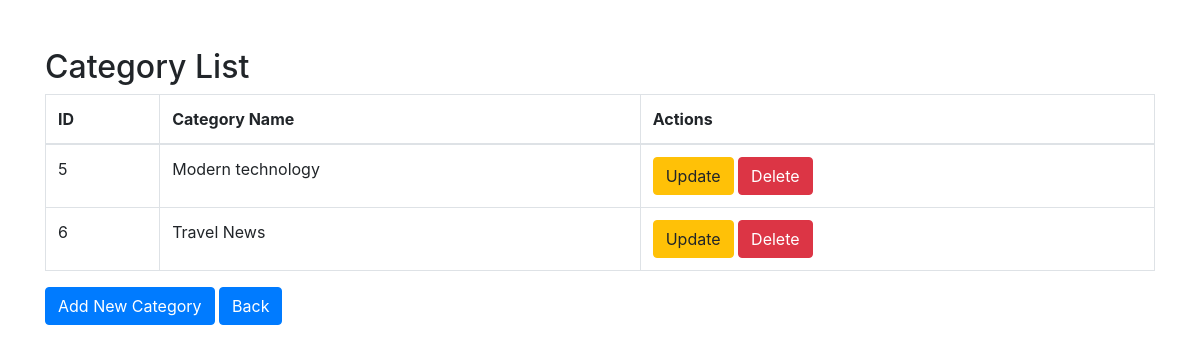
Screenshot of /blog/view_categories.php with the database file from the repository.
### tables this page shows
CREATE TABLE `categories` (
  `id` int(11) NOT NULL,
  `category_name` varchar(255) NOT NULL,
  `created_at` timestamp NOT NULL DEFAULT current_timestamp()
);

### blog/view_categories.php (the view, shortened to what this page needs)
<?php
include '../db.php';
$query = "SELECT * FROM categories";
$result = mysqli_query($conn, $query);
?>
<!DOCTYPE html>
<html lang="en">
<head>
    <link rel="stylesheet" href="https://maxcdn.bootstrapcdn.com/bootstrap/4.5.2/css/bootstrap.min.css">
</head>
<body>
<div class="container mt-5">
    <h2>Category List</h2>
    <table class="table table-bordered">
        <thead>
            <tr>
                <th>ID</th>
                <th>Category Name</th>
                <th>Actions</th>
            </tr>
        </thead>
        <tbody>
            <?php while ($row = mysqli_fetch_assoc($result)): ?>
            <tr>
                <td><?= $row['id']; ?></td>
                <td><?= $row['category_name']; ?></td>
                <td>
                    <a href="update_category.php?id=<?= $row['id']; ?>" class="btn btn-warning">Update</a>
                    <a href="delete_category.php?id=<?= $row['id']; ?>" class="btn btn-danger">Delete</a>
                </td>
            </tr>
            <?php endwhile; ?>
        </tbody>
    </table>
    <a href="insert_category.php" class="btn btn-primary">Add New Category</a>
    <a href="../index.php" class="btn btn-primary">Back</a>
</div>
</body>
</html>

### rows the page displays
categories: id "5", category_name "Modern technology"
categories: id "6", category_name "Travel News"
